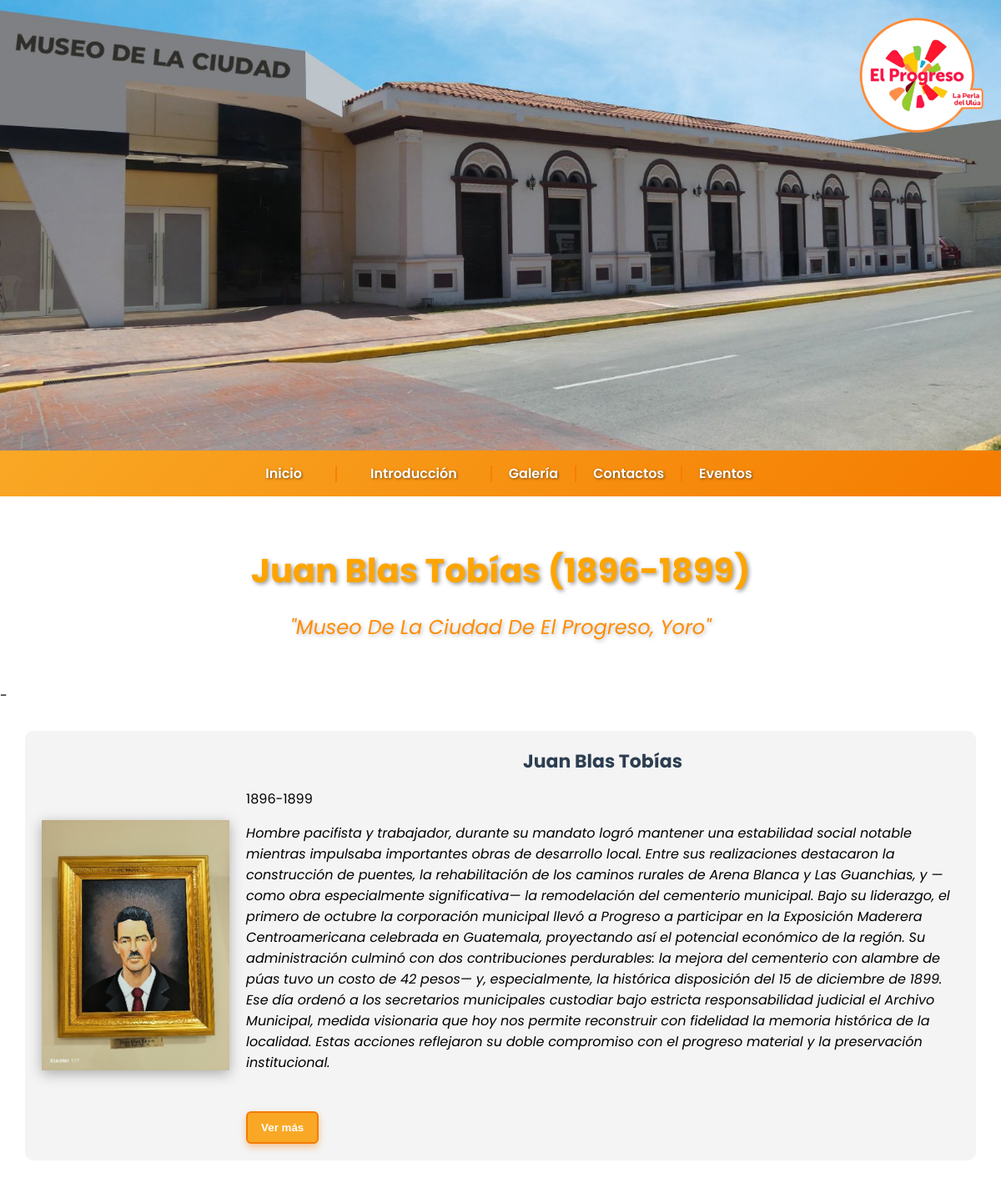
/alcaldes_data/juan_blas_tobias.php, run on the app's committed database.
### tables this page shows
CREATE TABLE `alcaldes` (
  `id` int(11) NOT NULL,
  `nombre` varchar(150) NOT NULL,
  `descripcion` text DEFAULT NULL,
  `frase` text DEFAULT NULL,
  `periodo` varchar(100) DEFAULT NULL,
  `imagen` varchar(255) DEFAULT NULL,
  `orden` int(11) DEFAULT 0
);

### alcaldes_data/juan_blas_tobias.php (the view, shortened to what this page needs)
<?php include '../PHP/config.php'; ?>
<!DOCTYPE html>
<html lang="en">
  <head>
    <link rel="stylesheet" href="../css/EstilosGenerales.css" />
    <link rel="stylesheet" href="../css/EstilosContactos.css" />
    <link
      rel="stylesheet"
      href="https://cdnjs.cloudflare.com/ajax/libs/font-awesome/5.15.4/css/all.min.css"
    />
  </head>
  <body>
    <header class="encabezado">
      <div class="contenido-encabezado">
        <a href="inicioSecion.html">
          <img
          src="Imagenes/Encabezado/LogoMuni.png"
          alt="Logo"
          class="logo"
          style="cursor: pointer"
        />
        </a>
      </div>
    </header>
     <nav class="barra-menu">
      <ul>
        <li><a href="PaginaPrincipal.php">Inicio</a></li>
        <div class="separador"></div>
        <li><a href="#" onclick="abrirModal('Intro')">Introducción</a></li>
        <div class="separador"></div>
        <a href="galeria.php">Galería</a>
        <div class="separador"></div>
        <a href="Contacto.html">Contactos</a>
        <div class="inscriccion separador"></div>
        <a href="Evento.php">Eventos</a>
      </ul>
    </nav>
    <header class="titulo-container">
      <h1 class="titulo-principal">Juan Blas Tobías (1896-1899) </h1>
      <h2 class="subtitulo">"Museo De La Ciudad De El Progreso, Yoro"</h2>
    </header>
<main class= "Contenido Principal">
    <?php
    $actual_query = mysqli_query($conn, "SELECT * FROM alcaldes WHERE nombre = 'Juan Blas Tobías'  LIMIT 1");
    $alcalde_actual = mysqli_fetch_assoc($actual_query);
    ?>
    <?php if ($alcalde_actual): ?>-
      <section class="alcalde">
        <div class="contenedor-alcalde">
          <img src="../<?php echo htmlspecialchars($alcalde_actual['imagen']); ?>" alt="Foto del Alcalde" class="foto-alcalde" onclick="abrirImagenModal(this.src)" />
          <div class="info-alcalde">
            <h3><?php echo htmlspecialchars($alcalde_actual['nombre']); ?></h3>
            <p><?php echo htmlspecialchars($alcalde_actual['periodo']); ?></p>
            <p><em><?php echo htmlspecialchars($alcalde_actual['descripcion']); ?></em></p>
            <button id="verMasBtn" onclick="toggleInfo()">Ver más</button>
          </div>
        </div>
      </section>
    <?php else: ?>
      <p style="text-align:center; color: red;">⚠️ No hay un alcalde actual definido.</p>
    <?php endif; ?>
  </main>
  </body>
</html>

### css/EstilosGenerales.css (style rules this page uses)
body { margin: 0; font-family: 'Poppins', sans-serif; }
.encabezado { background-image: url('../Imagenes/Encabezado/ENCABEZADO.jpeg'); background-size: cover; background-position: center; height: 500px; position: relative; color: white; }
.logo { position: absolute; top: 5px; right: 5px; width: 180px; height: auto; z-index: 2; }
.titulo-container { text-align: center; padding: 2rem 1rem; background-color: white; }
.titulo-principal { color: orange; font-size: 2.5rem; text-shadow: 2px 2px 5px rgba(0, 0, 0, 0.4); margin-bottom: 0.5rem; }
.subtitulo { color: darkorange; font-size: 1.5rem; font-weight: normal; font-style: italic; text-shadow: 1.5px 1.5px 5px rgba(0, 0, 0, 0.25); }
.barra-menu { background: linear-gradient(135deg, #f9a825, #f57c00); padding: 15px 0; box-shadow: 0 2px 8px rgba(0, 0, 0, 0.1); }
.barra-menu ul { list-style: none; display: flex; justify-content: center; align-items: center; padding: 0; margin: 0; }
.barra-menu li { margin: 0 20px; }
.barra-menu a { text-decoration: none; color: white; font-weight: 600; font-family: 'Poppins', sans-serif; font-size: 16px; transition: all 0.3s ease; text-shadow: 1px 1px 3px rgba(0, 0, 0, 0.5); }
.separador { width: 2px; height: 20px; background-color: #f57c00; margin: 0 20px; opacity: 0.8; }
header { padding: 20px; background-color: #2c3e50; color: white; }
.contenedor-alcalde { display: flex; align-items: center; padding: 20px; background-color: #f4f4f4; border-radius: 10px; margin: 30px; }
.foto-alcalde { width: 300px; height: 300px; object-fit: cover; margin-right: 20px; box-shadow: 0 4px 15px rgba(0, 0, 0, 0.3); }
.info-alcalde h3 { margin: 0; font-size: 22px; color: #2c3e50; }
button { margin-top: 15px; background-color: #f9a825; color: white; border: 2px solid #f57c00; padding: 10px 16px; border-radius: 6px; cursor: pointer; font-weight: bold; box-shadow: 0 4px 8px rgba(245, 124, 0, 0.4); transition: background-color 0.3s, box-shadow 0.3s; }

### css/EstilosContactos.css (style rules this page uses)
h3 { text-align: center; font-size: 2rem; margin-bottom: 30px; color: #f57c00; }

### data on the page
alcaldes: imagen (picture), nombre "Juan Blas Tobías", periodo "1896-1899", descripcion "Hombre pacifista y trabajador, durante su mandato logró mantener una estabilidad social notable mientras impulsaba importantes obras de desarrollo local. Entre sus realizaciones destacaron la construcción de puentes, la rehabilitación de los caminos rurales de Arena Blanca y Las Guanchias, y —como obra especialmente significativa— la remodelación del cementerio municipal. Bajo su liderazgo, el primero de octubre la corporación municipal llevó a Progreso a participar en la Exposición Maderera Centroamericana celebrada en Guatemala, proyectando así el potencial económico de la región. Su administración culminó con dos contribuciones perdurables: la mejora del cementerio con alambre de púas…"
